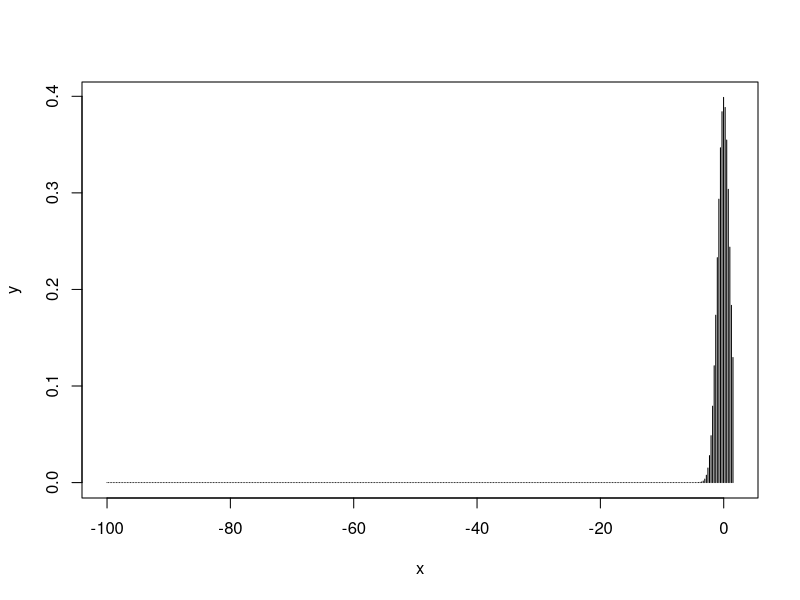
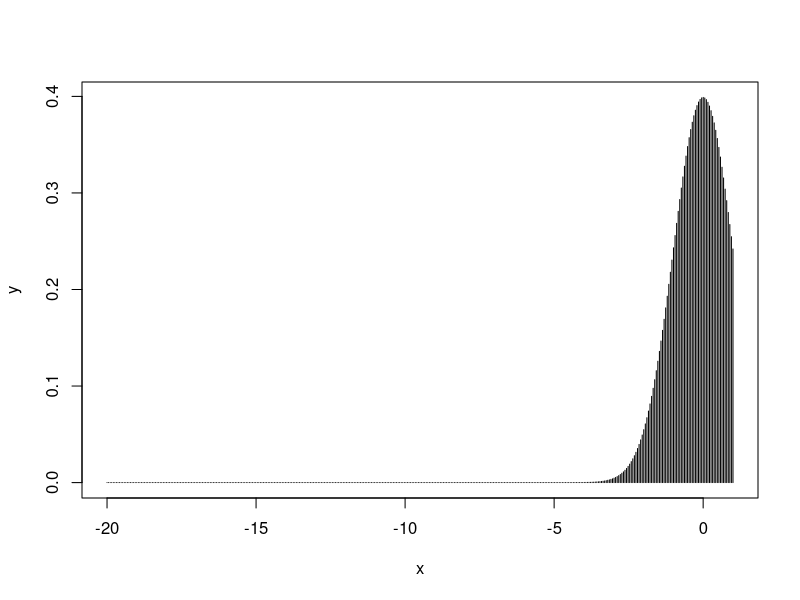

These charts were generated, in order, by the following R code:
Simpson <- function(a,b,n)
{
if(n%%2!=0)
{print("La particion debe ser un numero par");return()}
if(n == 2)
{
h <- (b-a)/2
m <- (b+a)/2
Integral <- (h/3)*(f(a)+4*f(m)+f(b))
}
else
{
h <- (b-a)/n
d <- 2*h
#Vector que guarda los Xi de indice impar X1,X3,...Xn+1)
xi <- seq(a,b,d)
xpi <- a + h ; xpf <- b - h
#Vector que guarda los Xi de indice par X2, x4,...Xn
xp<- seq(xpi,xpf,d)
x <- sort(c(xi,xp))
y <- f(x)
plot(x,y,"h",xlim=c(a,b))
Integral <- (h/3)*(f(xi[1]) +
2*sum(f(xi[2:(n/2)]))+4*sum(f(xp[1:(n/2)]))+f(xi[(n/2)+1]))
}
return(round(Integral, digits = 5))
}
f <- function(x) {
  exp(-(x^2)/2)/sqrt(2*pi)
}

Trapecio <- function(a,b,n)
{
if(n==1)
{
h <- (b-a)/2
Integral <- h*( (f(a) + f(b)))
}
else
{
x <- numeric(n+1)
h <- (b-a)/n
x <- seq(a,b,h)
y <- f(x)
plot(x,y,"h",xlim=c(a,b))
Integral <- h*( (f(x[1]) + f(x[n+1]))/2 + sum(f(x[2:n])))
}

round(Integral, digits = 5)
}

print(Simpson(-100,1.5,400))
print(Trapecio(-20,1,400))